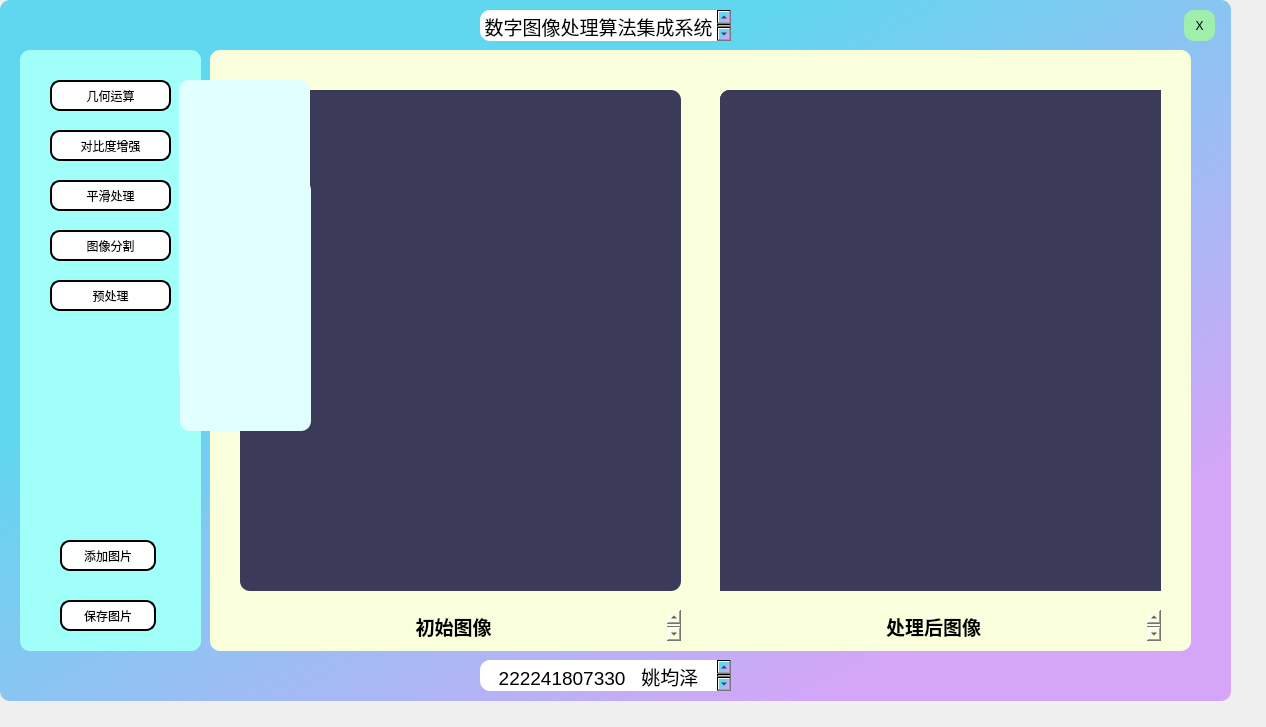
<?xml version="1.0" encoding="UTF-8"?>
<ui version="4.0">
 <class>MainWindow</class>
 <widget class="QMainWindow" name="MainWindow">
  <property name="geometry">
   <rect>
    <x>0</x>
    <y>0</y>
    <width>1266</width>
    <height>727</height>
   </rect>
  </property>
  <property name="windowTitle">
   <string>MainWindow</string>
  </property>
  <widget class="QWidget" name="centralwidget">
   <widget class="QWidget" name="widget" native="true">
    <property name="geometry">
     <rect>
      <x>0</x>
      <y>0</y>
      <width>1231</width>
      <height>701</height>
     </rect>
    </property>
    <property name="styleSheet">
     <string notr="true">border-radius:10px;
background-color: qlineargradient(spread:pad, x1:0, y1:0, x2:1, y2:1, stop:0.322034 rgba(97, 214, 239, 255), stop:0.836158 rgba(213, 165, 248, 255));</string>
    </property>
    <widget class="QFrame" name="frame">
     <property name="geometry">
      <rect>
       <x>20</x>
       <y>50</y>
       <width>181</width>
       <height>601</height>
      </rect>
     </property>
     <property name="styleSheet">
      <string notr="true">background-color: rgb(161, 255, 249);</string>
     </property>
     <property name="frameShape">
      <enum>QFrame::StyledPanel</enum>
     </property>
     <property name="frameShadow">
      <enum>QFrame::Raised</enum>
     </property>
     <widget class="QPushButton" name="pushButton_Geometric">
      <property name="geometry">
       <rect>
        <x>30</x>
        <y>30</y>
        <width>121</width>
        <height>31</height>
       </rect>
      </property>
      <property name="styleSheet">
       <string notr="true">QPushButton {
                            border: 2px solid black;
                            border-radius: 10px; /* 圆角半径 */
                            padding: 6px; /* 按钮内边距 */
                            background-color: white;
                            min-width: 80px;
                        }
                        QPushButton:hover {
                            background-color: lightgray;
                        }
                        QPushButton:pressed {
                            background-color: gray;
                            padding-top: 8px;
                            padding-left: 8px;
                            padding-bottom: 4px;
                            padding-right: 4px;
                        }</string>
      </property>
      <property name="text">
       <string>几何运算</string>
      </property>
     </widget>
     <widget class="QPushButton" name="pushButton_Contrast">
      <property name="geometry">
       <rect>
        <x>30</x>
        <y>80</y>
        <width>121</width>
        <height>31</height>
       </rect>
      </property>
      <property name="styleSheet">
       <string notr="true">QPushButton {
                            border: 2px solid black;
                            border-radius: 10px; /* 圆角半径 */
                            padding: 6px; /* 按钮内边距 */
                            background-color: white;
                            min-width: 80px;
                        }
                        QPushButton:hover {
                            background-color: lightgray;
                        }
                        QPushButton:pressed {
                            background-color: gray;
                            padding-top: 8px;
                            padding-left: 8px;
                            padding-bottom: 4px;
                            padding-right: 4px;
                        }</string>
      </property>
      <property name="text">
       <string>对比度增强</string>
      </property>
     </widget>
     <widget class="QPushButton" name="pushButton_Smooth">
      <property name="geometry">
       <rect>
        <x>30</x>
        <y>130</y>
        <width>121</width>
        <height>31</height>
       </rect>
      </property>
      <property name="styleSheet">
       <string notr="true">QPushButton {
                            border: 2px solid black;
                            border-radius: 10px; /* 圆角半径 */
                            padding: 6px; /* 按钮内边距 */
                            background-color: white;
                            min-width: 80px;
                        }
                        QPushButton:hover {
                            background-color: lightgray;
                        }
                        QPushButton:pressed {
                            background-color: gray;
                            padding-top: 8px;
                            padding-left: 8px;
                            padding-bottom: 4px;
                            padding-right: 4px;
                        }</string>
      </property>
      <property name="text">
       <string>平滑处理</string>
      </property>
     </widget>
     <widget class="QPushButton" name="pushButton_Partition">
      <property name="geometry">
       <rect>
        <x>30</x>
        <y>180</y>
        <width>121</width>
        <height>31</height>
       </rect>
      </property>
      <property name="styleSheet">
       <string notr="true">QPushButton {
                            border: 2px solid black;
                            border-radius: 10px; /* 圆角半径 */
                            padding: 6px; /* 按钮内边距 */
                            background-color: white;
                            min-width: 80px;
                        }
                        QPushButton:hover {
                            background-color: lightgray;
                        }
                        QPushButton:pressed {
                            background-color: gray;
                            padding-top: 8px;
                            padding-left: 8px;
                            padding-bottom: 4px;
                            padding-right: 4px;
                        }</string>
      </property>
      <property name="text">
       <string>图像分割</string>
      </property>
     </widget>
     <widget class="QPushButton" name="pushButton_add">
      <property name="geometry">
       <rect>
        <x>40</x>
        <y>490</y>
        <width>96</width>
        <height>31</height>
       </rect>
      </property>
      <property name="styleSheet">
       <string notr="true">QPushButton {
                            border: 2px solid black;
                            border-radius: 10px; /* 圆角半径 */
                            padding: 6px; /* 按钮内边距 */
                            background-color: white;
                            min-width: 80px;
                        }
                        QPushButton:hover {
                            background-color: lightgray;
                        }
                        QPushButton:pressed {
                            background-color: gray;
                            padding-top: 8px;
                            padding-left: 8px;
                            padding-bottom: 4px;
                            padding-right: 4px;
                        }</string>
      </property>
      <property name="text">
       <string>添加图片</string>
      </property>
     </widget>
     <widget class="QPushButton" name="pushButton_save">
      <property name="geometry">
       <rect>
        <x>40</x>
        <y>550</y>
        <width>96</width>
        <height>31</height>
       </rect>
      </property>
      <property name="styleSheet">
       <string notr="true">QPushButton {
                            border: 2px solid black;
                            border-radius: 10px; /* 圆角半径 */
                            padding: 6px; /* 按钮内边距 */
                            background-color: white;
                            min-width: 80px;
                        }
                        QPushButton:hover {
                            background-color: lightgray;
                        }
                        QPushButton:pressed {
                            background-color: gray;
                            padding-top: 8px;
                            padding-left: 8px;
                            padding-bottom: 4px;
                            padding-right: 4px;
                        }</string>
      </property>
      <property name="text">
       <string>保存图片</string>
      </property>
     </widget>
     <widget class="QPushButton" name="pushButton_Preprocessing">
      <property name="geometry">
       <rect>
        <x>30</x>
        <y>230</y>
        <width>121</width>
        <height>31</height>
       </rect>
      </property>
      <property name="styleSheet">
       <string notr="true">QPushButton {
                            border: 2px solid black;
                            border-radius: 10px; /* 圆角半径 */
                            padding: 6px; /* 按钮内边距 */
                            background-color: white;
                            min-width: 80px;
                        }
                        QPushButton:hover {
                            background-color: lightgray;
                        }
                        QPushButton:pressed {
                            background-color: gray;
                            padding-top: 8px;
                            padding-left: 8px;
                            padding-bottom: 4px;
                            padding-right: 4px;
                        }</string>
      </property>
      <property name="text">
       <string>预处理</string>
      </property>
     </widget>
    </widget>
    <widget class="QFrame" name="frame_2">
     <property name="geometry">
      <rect>
       <x>210</x>
       <y>50</y>
       <width>981</width>
       <height>601</height>
      </rect>
     </property>
     <property name="styleSheet">
      <string notr="true">background-color: rgb(249, 255, 220);</string>
     </property>
     <property name="frameShape">
      <enum>QFrame::StyledPanel</enum>
     </property>
     <property name="frameShadow">
      <enum>QFrame::Raised</enum>
     </property>
     <widget class="QFrame" name="frame_initialimage">
      <property name="geometry">
       <rect>
        <x>30</x>
        <y>40</y>
        <width>441</width>
        <height>501</height>
       </rect>
      </property>
      <property name="styleSheet">
       <string notr="true">background-color: rgb(59, 59, 89);</string>
      </property>
      <property name="frameShape">
       <enum>QFrame::StyledPanel</enum>
      </property>
      <property name="frameShadow">
       <enum>QFrame::Raised</enum>
      </property>
     </widget>
     <widget class="QFrame" name="frame_retimage">
      <property name="geometry">
       <rect>
        <x>510</x>
        <y>40</y>
        <width>441</width>
        <height>501</height>
       </rect>
      </property>
      <property name="styleSheet">
       <string notr="true">background-color: rgb(59, 59, 89);</string>
      </property>
      <property name="frameShape">
       <enum>QFrame::StyledPanel</enum>
      </property>
      <property name="frameShadow">
       <enum>QFrame::Raised</enum>
      </property>
      <widget class="QScrollArea" name="scrollArea_retimage">
       <property name="geometry">
        <rect>
         <x>0</x>
         <y>0</y>
         <width>461</width>
         <height>521</height>
        </rect>
       </property>
       <property name="styleSheet">
        <string notr="true">border-radius:10px;</string>
       </property>
       <property name="widgetResizable">
        <bool>false</bool>
       </property>
       <widget class="QWidget" name="scrollAreaWidgetContents_retimage">
        <property name="geometry">
         <rect>
          <x>0</x>
          <y>0</y>
          <width>4000</width>
          <height>4000</height>
         </rect>
        </property>
        <property name="styleSheet">
         <string notr="true">border-radius:10px;</string>
        </property>
       </widget>
      </widget>
     </widget>
     <widget class="QTextEdit" name="textEdit">
      <property name="geometry">
       <rect>
        <x>30</x>
        <y>560</y>
        <width>441</width>
        <height>31</height>
       </rect>
      </property>
      <property name="styleSheet">
       <string notr="true">background-color: rgb(249, 255, 220);</string>
      </property>
      <property name="html">
       <string>&lt;!DOCTYPE HTML PUBLIC &quot;-//W3C//DTD HTML 4.0//EN&quot; &quot;http://www.w3.org/TR/REC-html40/strict.dtd&quot;&gt;
&lt;html&gt;&lt;head&gt;&lt;meta name=&quot;qrichtext&quot; content=&quot;1&quot; /&gt;&lt;style type=&quot;text/css&quot;&gt;
p, li { white-space: pre-wrap; }
&lt;/style&gt;&lt;/head&gt;&lt;body style=&quot; font-family:'SimSun'; font-size:9pt; font-weight:400; font-style:normal;&quot;&gt;
&lt;p align=&quot;center&quot; style=&quot; margin-top:0px; margin-bottom:0px; margin-left:0px; margin-right:0px; -qt-block-indent:0; text-indent:0px;&quot;&gt;&lt;span style=&quot; font-size:14pt; font-weight:600;&quot;&gt;初始图像&lt;/span&gt;&lt;/p&gt;&lt;/body&gt;&lt;/html&gt;</string>
      </property>
     </widget>
     <widget class="QTextEdit" name="textEdit_2">
      <property name="geometry">
       <rect>
        <x>510</x>
        <y>560</y>
        <width>441</width>
        <height>31</height>
       </rect>
      </property>
      <property name="styleSheet">
       <string notr="true">background-color: rgb(249, 255, 220);</string>
      </property>
      <property name="html">
       <string>&lt;!DOCTYPE HTML PUBLIC &quot;-//W3C//DTD HTML 4.0//EN&quot; &quot;http://www.w3.org/TR/REC-html40/strict.dtd&quot;&gt;
&lt;html&gt;&lt;head&gt;&lt;meta name=&quot;qrichtext&quot; content=&quot;1&quot; /&gt;&lt;style type=&quot;text/css&quot;&gt;
p, li { white-space: pre-wrap; }
&lt;/style&gt;&lt;/head&gt;&lt;body style=&quot; font-family:'SimSun'; font-size:9pt; font-weight:400; font-style:normal;&quot;&gt;
&lt;p align=&quot;center&quot; style=&quot; margin-top:0px; margin-bottom:0px; margin-left:0px; margin-right:0px; -qt-block-indent:0; text-indent:0px;&quot;&gt;&lt;span style=&quot; font-size:14pt; font-weight:600;&quot;&gt;处理后图像&lt;/span&gt;&lt;/p&gt;&lt;/body&gt;&lt;/html&gt;</string>
      </property>
      <property name="overwriteMode">
       <bool>true</bool>
      </property>
     </widget>
    </widget>
    <widget class="QWidget" name="transformationContainer_1" native="true">
     <property name="geometry">
      <rect>
       <x>179</x>
       <y>80</y>
       <width>131</width>
       <height>141</height>
      </rect>
     </property>
     <property name="toolTipDuration">
      <number>0</number>
     </property>
     <property name="styleSheet">
      <string notr="true">background-color: rgb(226, 255, 255);</string>
     </property>
    </widget>
    <widget class="QWidget" name="transformationContainer_2" native="true">
     <property name="geometry">
      <rect>
       <x>179</x>
       <y>130</y>
       <width>131</width>
       <height>141</height>
      </rect>
     </property>
     <property name="toolTipDuration">
      <number>0</number>
     </property>
     <property name="styleSheet">
      <string notr="true">background-color: rgb(226, 255, 255);</string>
     </property>
    </widget>
    <widget class="QWidget" name="transformationContainer_3" native="true">
     <property name="geometry">
      <rect>
       <x>180</x>
       <y>180</y>
       <width>131</width>
       <height>151</height>
      </rect>
     </property>
     <property name="toolTipDuration">
      <number>0</number>
     </property>
     <property name="styleSheet">
      <string notr="true">background-color: rgb(226, 255, 255);</string>
     </property>
    </widget>
    <widget class="QWidget" name="transformationContainer_4" native="true">
     <property name="geometry">
      <rect>
       <x>179</x>
       <y>230</y>
       <width>131</width>
       <height>151</height>
      </rect>
     </property>
     <property name="toolTipDuration">
      <number>0</number>
     </property>
     <property name="styleSheet">
      <string notr="true">background-color: rgb(226, 255, 255);</string>
     </property>
    </widget>
    <widget class="QPushButton" name="pushButton_exit">
     <property name="geometry">
      <rect>
       <x>1184</x>
       <y>10</y>
       <width>31</width>
       <height>31</height>
      </rect>
     </property>
     <property name="styleSheet">
      <string notr="true">#pushButton_exit {
	background-color: rgb(160, 238, 171);
}

/* 定义鼠标悬停时的样式 */
#pushButton_exit:hover {
	background-color: rgb(221, 84, 66);
}</string>
     </property>
     <property name="text">
      <string>X</string>
     </property>
    </widget>
    <widget class="QTextBrowser" name="textBrowser">
     <property name="geometry">
      <rect>
       <x>480</x>
       <y>10</y>
       <width>251</width>
       <height>31</height>
      </rect>
     </property>
     <property name="styleSheet">
      <string notr="true">background-color: rgb(255, 255, 255);</string>
     </property>
     <property name="html">
      <string>&lt;!DOCTYPE HTML PUBLIC &quot;-//W3C//DTD HTML 4.0//EN&quot; &quot;http://www.w3.org/TR/REC-html40/strict.dtd&quot;&gt;
&lt;html&gt;&lt;head&gt;&lt;meta name=&quot;qrichtext&quot; content=&quot;1&quot; /&gt;&lt;style type=&quot;text/css&quot;&gt;
p, li { white-space: pre-wrap; }
&lt;/style&gt;&lt;/head&gt;&lt;body style=&quot; font-family:'SimSun'; font-size:9pt; font-weight:400; font-style:normal;&quot;&gt;
&lt;p align=&quot;center&quot; style=&quot; margin-top:0px; margin-bottom:0px; margin-left:0px; margin-right:0px; -qt-block-indent:0; text-indent:0px;&quot;&gt;&lt;span style=&quot; font-size:14pt;&quot;&gt;数字图像处理算法集成系统&lt;/span&gt;&lt;/p&gt;&lt;/body&gt;&lt;/html&gt;</string>
     </property>
    </widget>
    <widget class="QTextBrowser" name="textBrowser_2">
     <property name="geometry">
      <rect>
       <x>480</x>
       <y>660</y>
       <width>251</width>
       <height>31</height>
      </rect>
     </property>
     <property name="styleSheet">
      <string notr="true">background-color: rgb(255, 255, 255);</string>
     </property>
     <property name="html">
      <string>&lt;!DOCTYPE HTML PUBLIC &quot;-//W3C//DTD HTML 4.0//EN&quot; &quot;http://www.w3.org/TR/REC-html40/strict.dtd&quot;&gt;
&lt;html&gt;&lt;head&gt;&lt;meta name=&quot;qrichtext&quot; content=&quot;1&quot; /&gt;&lt;style type=&quot;text/css&quot;&gt;
p, li { white-space: pre-wrap; }
&lt;/style&gt;&lt;/head&gt;&lt;body style=&quot; font-family:'SimSun'; font-size:9pt; font-weight:400; font-style:normal;&quot;&gt;
&lt;p align=&quot;center&quot; style=&quot; margin-top:0px; margin-bottom:0px; margin-left:0px; margin-right:0px; -qt-block-indent:0; text-indent:0px;&quot;&gt;&lt;span style=&quot; font-size:14pt;&quot;&gt;222241807330   姚均泽&lt;/span&gt;&lt;/p&gt;&lt;/body&gt;&lt;/html&gt;</string>
     </property>
    </widget>
    <widget class="QWidget" name="transformationContainer_5" native="true">
     <property name="geometry">
      <rect>
       <x>180</x>
       <y>290</y>
       <width>131</width>
       <height>141</height>
      </rect>
     </property>
     <property name="toolTipDuration">
      <number>0</number>
     </property>
     <property name="styleSheet">
      <string notr="true">background-color: rgb(226, 255, 255);</string>
     </property>
    </widget>
   </widget>
  </widget>
 </widget>
 <resources/>
 <connections/>
</ui>
